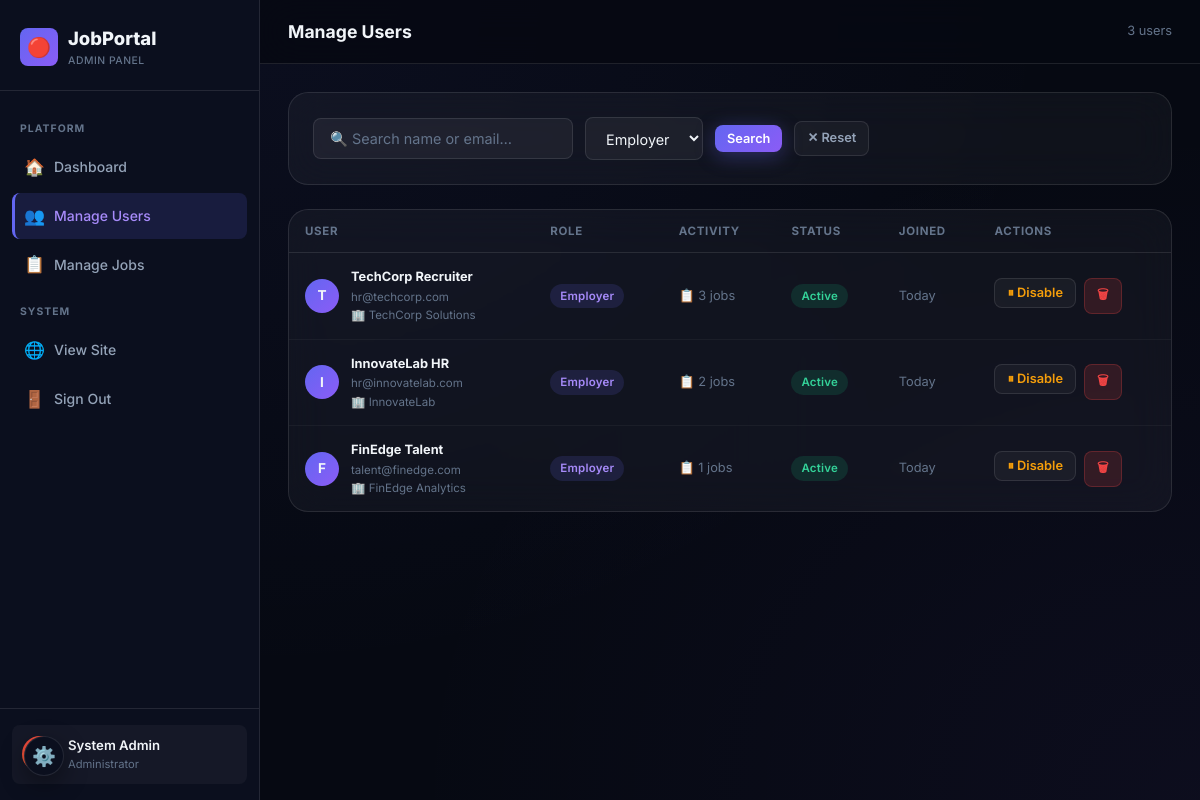
The app's page /admin/users.php?role=employer (signed in) with its own data.
### tables this page shows
CREATE TABLE IF NOT EXISTS users (
    id              INT AUTO_INCREMENT PRIMARY KEY,
    name            VARCHAR(100)  NOT NULL,
    email           VARCHAR(150)  UNIQUE NOT NULL,
    password_hash   VARCHAR(255)  NOT NULL,
    role            ENUM('student','employer','admin') NOT NULL DEFAULT 'student',
    phone           VARCHAR(20),
    location        VARCHAR(100),
    bio             TEXT,
    skills          TEXT,
    experience_level ENUM('fresher','junior','mid','senior') DEFAULT 'fresher',
    resume_path     VARCHAR(255),
    company_name    VARCHAR(150),
    company_website VARCHAR(255),
    company_size    VARCHAR(50),
    industry        VARCHAR(100),
    profile_pic     VARCHAR(255),
    is_active       TINYINT(1)    NOT NULL DEFAULT 1,
    created_at      TIMESTAMP     DEFAULT CURRENT_TIMESTAMP,
    updated_at      TIMESTAMP     DEFAULT CURRENT_TIMESTAMP ON UPDATE CURRENT_TIMESTAMP
);

### auth.php (called while the page is built, shortened)
<?php
function e(string $str): string {
    return htmlspecialchars($str, ENT_QUOTES | ENT_SUBSTITUTE, 'UTF-8');
}
function time_ago(string $datetime): string {
    $now  = new DateTime();
    $past = new DateTime($datetime);
    $diff = $now->diff($past);
    if ($diff->days === 0) return 'Today';
    return round($diff->days / 365) . ' years ago';
}
?>

### admin/users.php (the view, shortened to what this page needs)
<?php
require_once __DIR__ . '/../config.php';
require_once __DIR__ . '/../auth.php';
$uid = $_SESSION['user_id'];
$me  = $pdo->prepare("SELECT * FROM users WHERE id=?"); $me->execute([$uid]); $me=$me->fetch();
$role   = $_GET['role'] ?? '';
$search = trim($_GET['q'] ?? '');
$sql = "SELECT u.*, (SELECT COUNT(*) FROM applications WHERE student_id=u.id) AS app_count,
        (SELECT COUNT(*) FROM jobs WHERE employer_id=u.id) AS job_count
        FROM users u WHERE 1=1";
$params = [];
if ($role)   { $sql .= " AND u.role=?"; $params[]=$role; }
$sql .= " ORDER BY u.created_at DESC";
$stmt = $pdo->prepare($sql); $stmt->execute($params); $users=$stmt->fetchAll();
?>
<!DOCTYPE html>
<html lang="en">
<head>
  <link rel="stylesheet" href="../assets/style.css">
</head>
<body>
<div class="app-shell">
<aside class="sidebar" id="sidebar">
  <div class="sidebar-brand">
    <div class="brand-icon">🔴</div>
    <div><div class="brand-name">JobPortal</div><div class="brand-tag">ADMIN PANEL</div></div>
  </div>
  <nav class="sidebar-nav">
    <div class="nav-section-label">Platform</div>
    <a class="nav-item" href="dashboard.php"><span class="icon">🏠</span> Dashboard</a>
    <a class="nav-item active" href="users.php"><span class="icon">👥</span> Manage Users</a>
    <a class="nav-item" href="jobs.php"><span class="icon">📋</span> Manage Jobs</a>
    <div class="nav-section-label">System</div>
    <a class="nav-item" href="../index.php"><span class="icon">🌐</span> View Site</a>
    <a class="nav-item" href="../logout.php"><span class="icon">🚪</span> Sign Out</a>
  </nav>
  <div class="sidebar-footer">
    <div class="user-info">
      <div class="avatar" style="background:linear-gradient(135deg,#ef4444,#f97316);"><?=mb_strtoupper(mb_substr($me['name'],0,1))?></div>
      <div><div class="user-name"><?=e($me['name'])?></div><div class="user-role">Administrator</div></div>
    </div>
  </div>
</aside>
<main class="main-content">
  <div class="topbar">
    <div class="topbar-left">
      <h1 class="page-title">Manage Users</h1>
    </div>
    <div class="topbar-right">
      <span class="text-muted text-sm"><?=count($users)?> users</span>
    </div>
  </div>
  <div class="page-content">
    <div class="card card-p mb-24 animate-in">
      <form method="GET" class="d-flex gap-12 align-center flex-wrap">
        <input name="q" type="text" class="form-control" style="max-width:260px;" placeholder="🔍 Search name or email…" value="<?=e($search)?>">
        <select name="role" class="form-control" style="width:auto;" onchange="this.form.submit()">
          <?php foreach(['student','employer','admin'] as $r): ?>
            <option value="<?=$r?>" <?=$role===$r?'selected':''?>><?=ucfirst($r)?></option>
          <?php endforeach; ?>
        </select>
        <button type="submit" class="btn btn-primary btn-sm">Search</button>
        <?php if($role||$search): ?><a href="users.php" class="btn btn-ghost btn-sm">✕ Reset</a><?php endif; ?>
      </form>
    </div>
    <div class="card animate-in animate-delay-1">
      <div class="table-wrap">
        <table class="data-table">
          <thead>
            <tr><th>User</th><th>Role</th><th>Activity</th><th>Status</th><th>Joined</th><th>Actions</th></tr>
          </thead>
          <tbody>
          <?php foreach($users as $u): ?>
          <tr>
            <td>
              <div class="d-flex align-center gap-12">
                <div class="avatar" style="width:34px;height:34px;font-size:0.85rem;flex-shrink:0;">
                  <?=mb_strtoupper(mb_substr($u['name'],0,1))?>
                </div>
                <div>
                  <div class="font-bold text-sm"><?=e($u['name'])?></div>
                  <div class="text-xs text-muted"><?=e($u['email'])?></div>
                  <?php if($u['company_name']): ?><div class="text-xs text-muted">🏢 <?=e($u['company_name'])?></div><?php endif; ?>
                </div>
              </div>
            </td>
            <td>
              <?php $rc=['student'=>'badge-blue','employer'=>'badge-indigo','admin'=>'badge-red']; ?>
              <span class="badge <?=$rc[$u['role']]??'badge-gray'?>"><?=ucfirst($u['role'])?></span>
            </td>
            <td class="text-sm text-muted">
              <?php if($u['role']==='student'): ?>
                📩 <?=$u['app_count']?> apps
              <?php elseif($u['role']==='employer'): ?>
                📋 <?=$u['job_count']?> jobs
              <?php endif; ?>
            </td>
            <td>
              <span class="badge <?=$u['is_active']?'badge-green':'badge-red'?>">
                <?=$u['is_active']?'Active':'Disabled'?>
              </span>
            </td>
            <td class="text-muted text-sm"><?=time_ago($u['created_at'])?></td>
            <td>
              <?php if($u['id'] !== $uid): ?>
              <div class="d-flex gap-8">
                <?php if($u['is_active']): ?>
                  <form method="POST" onsubmit="return confirm('Deactivate this user?')">
                    <button class="btn btn-ghost btn-sm" style="color:var(--warning);">⏸ Disable</button>
                  </form>
                <?php endif; ?>
                <form method="POST" onsubmit="return confirm('Permanently delete this user and all their data?')">
                  <button class="btn btn-danger btn-sm">🗑</button>
                </form>
              </div>
              <?php else: ?>
                <span class="text-xs text-muted">You</span>
              <?php endif; ?>
            </td>
          </tr>
          <?php endforeach; ?>
          </tbody>
        </table>
      </div>
    </div>
  </div>
</main>
</div>
</body>
</html>

### records on screen
users: name "System Admin"
users: name "T", name "TechCorp Recruiter", email "hr@techcorp.com", company_name "TechCorp Solutions", role "Employer", job_count "3", is_active "Active", created_at "Today"
users: name "I", name "InnovateLab HR", email "hr@innovatelab.com", company_name "InnovateLab", role "Employer", job_count "2", is_active "Active", created_at "Today"
users: name "F", name "FinEdge Talent", email "talent@finedge.com", company_name "FinEdge Analytics", role "Employer", job_count "1", is_active "Active", created_at "Today"

### other values on screen
count($users) "3"
form field role "Employer"
